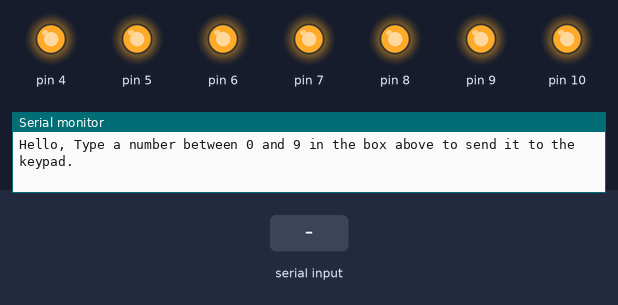
The sketch below on a simulated Arduino Uno, built with avr-gcc and run on an emulated ATmega328P. Shown: output pins drawn as LEDs (lit = HIGH), the last lines printed to the serial monitor. The inputs (shaded band) are chosen by the test bench. EEPROM starts erased.

Above: at 1.2 s.
1.3 s: "90,45\n" received over Serial
At 1.9 s:
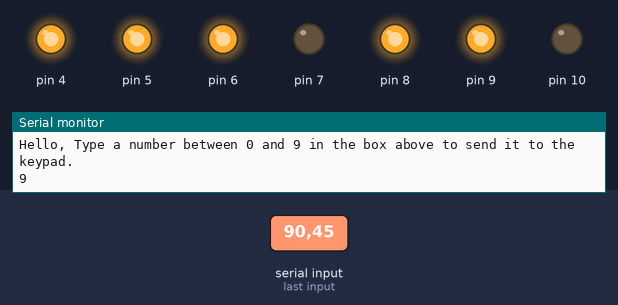
At 3.6 s:
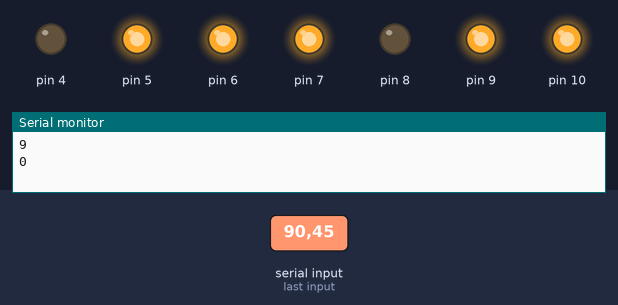
10.3 s: "30,150\n" received over Serial
At 12.1 s:
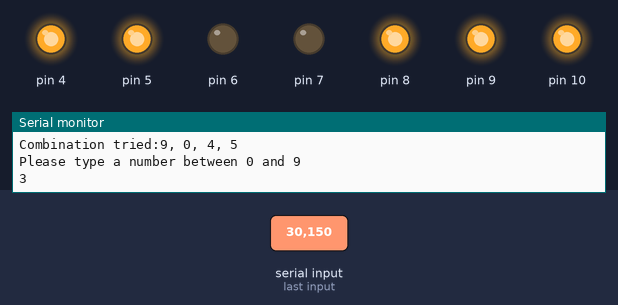
Timing chart, 0 to 23.8 s (numbered marks = the images above; inputs shaded):
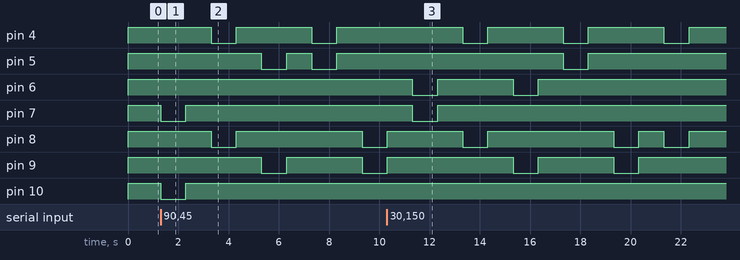

Measured:
- after the input at 1.3 s, pin 4: alternates HIGH for 3.0 s and LOW for 1.0 s, starting after 2.0 s; pin 5: alternates HIGH for 1.0 s and LOW for 1.0 s, 4 changes in all, then stays HIGH, starting after 4.0 s
- after the input at 10.3 s, pin 4: alternates HIGH for 3.0 s and LOW for 1.0 s, starting after 3.0 s; pin 5: HIGH → LOW after 7.0 s, → HIGH 1.0 s later; pin 6: alternates HIGH for 3.0 s and LOW for 1.0 s, 4 changes in all, then stays HIGH, starting after 1.0 s; pin 7: HIGH → LOW after 1.0 s, → HIGH 1.0 s later

The sketch:

kayboard_input_safe_low.ino
```cpp
#include <EEPROM.h>

byte address = 0;
int digit1 ,digit2  ,digit3 ,digit4;//places to store input digits
int number;//temporary place to hold input
int counter = 0; // counts how many digits have been submitted
String keyInput; // string to hold input

void setup() {
  Serial.begin(9600);
  pinMode(8,OUTPUT);
  pinMode(9,OUTPUT);
  pinMode(10,OUTPUT);
  pinMode(4,OUTPUT);
  pinMode(5,OUTPUT);
  pinMode(6,OUTPUT);
  pinMode(7,OUTPUT);
  //starts all pins at HIGH
  digitalWrite(8,HIGH);
  digitalWrite(9,HIGH);
  digitalWrite(10,HIGH);
  digitalWrite(4,HIGH);
  digitalWrite(5,HIGH);
  digitalWrite(6,HIGH);
  digitalWrite(7,HIGH);
  Serial.println("Hello, Type a number between 0 and 9 in the box above to send it to the keypad.");
}

void loop() {
  if(counter == 4){//if 4 numbers have been pressed
      pressEnter();//calls function to press enter
      //allHigh();
    }
  if(Serial.available() > 0){//if you type a thing
    keyInput = Serial.read();//reads input, puts it in keyinput
    number = keyInput.toInt()-'0';//converts it to the ASCII value, 0 being 48, 9 being 57

    if(number < 0 || number > 9 ){
      //Makes sure it's an integer input
      Serial.println("Please type a number between 0 and 9");
    }
    else if (number == 1 && counter != 4){
      //Makes sure the counter isn't already at the max
      EEPROM.put(address, number);//stores the digit in EEPROM
      Serial.println(number);//Prints the number
      buttonPress(9,6);//calls the function to simulate pressing the 1 button on the keypad
      address = address + sizeof(int);//increments address, so the next value is written to an empty space in EEPROM
      counter++; //increments counter, gets closer to pressing enter

    }
    else if (number == 2 && counter != 4){

      EEPROM.put(address, number);
      Serial.println(number);
      buttonPress(4,6);
      address = address + sizeof(int);
      counter++;

    }
    else if (number == 3 && counter != 4){

      EEPROM.put(address, number);
      Serial.println(number);
      buttonPress(6,7);
      address = address + sizeof(int);
      counter++;

    }
    else if (number == 4 && counter != 4){

      EEPROM.put(address, number);
      Serial.println(number);
      buttonPress(9,5);
      address = address + sizeof(int);
      counter++;

    }
    else if (number == 5 && counter != 4){

      EEPROM.put(address, number);
      Serial.println(number);
      buttonPress(4,5);
      address = address + sizeof(int);
      counter++;

    }
    else if (number == 6 && counter != 4){

      EEPROM.put(address, number);
      Serial.println(number);
      buttonPress(5,7);
      address = address + sizeof(int);
      counter++;

    }
    else if (number == 7 && counter != 4){

      EEPROM.put(address, number);
      Serial.println(number);
      buttonPress(9,10);
      address = address + sizeof(int);
      counter++;

    }
    else if (number == 8 && counter != 4){

      EEPROM.put(address, number);
      Serial.println(number);
      buttonPress(10,4);
      address = address + sizeof(int);
      counter++;

    }
    else if (number == 9 && counter != 4){

      EEPROM.put(address, number);
      Serial.println(number);
      buttonPress(10,7);
      address = address + sizeof(int);
      counter++;

    }
    else if (number == 0 && counter != 4){

      EEPROM.put(address, number);
      Serial.println(number);
      buttonPress(8,4);
      address = address + sizeof(int);
      counter++;

    }

 }
}

void allHigh(){
  digitalWrite(4,LOW);
  digitalWrite(5,LOW);
  digitalWrite(6,LOW);
  digitalWrite(7,LOW);
  digitalWrite(8,LOW);
  digitalWrite(9,LOW);
  digitalWrite(10,LOW);
  delay(500);
  digitalWrite(4,HIGH);
  digitalWrite(5,HIGH);
  digitalWrite(6,HIGH);
  digitalWrite(7,HIGH);
  digitalWrite(8,HIGH);
  digitalWrite(9,HIGH);
  digitalWrite(10,HIGH);
}
void buttonPress(int a, int b){
  digitalWrite(a, LOW);
  digitalWrite(b, LOW);
  delay(1000);
  digitalWrite(a, HIGH);
  digitalWrite(b, HIGH);
  delay(1000);
}
void pressEnter(){
  digitalWrite(8,LOW);
  digitalWrite(9,LOW);
  delay(1000);
  digitalWrite(8,HIGH);
  digitalWrite(9,HIGH);
  delay(1000);
  counter = 0;//resets counter to 0
  address = 0;//resets address to zero, to make EEPROM easier to read from
  EEPROM.get(address,digit1);//reads value at first address, stores it into digit1
  address = address + sizeof(int);//increments address
  EEPROM.get(address,digit2);
  address = address + sizeof(int);
  EEPROM.get(address,digit3);
  address = address + sizeof(int);
  EEPROM.get(address,digit4);
  address = 0;// resets address to zero, for the next round of testing
  Serial.print("Combination tried:");
  Serial.print(digit1);
  Serial.print(", ");
  Serial.print(digit2);
  Serial.print(", ");
  Serial.print(digit3);
  Serial.print(", ");
  Serial.println(digit4);


}
```
